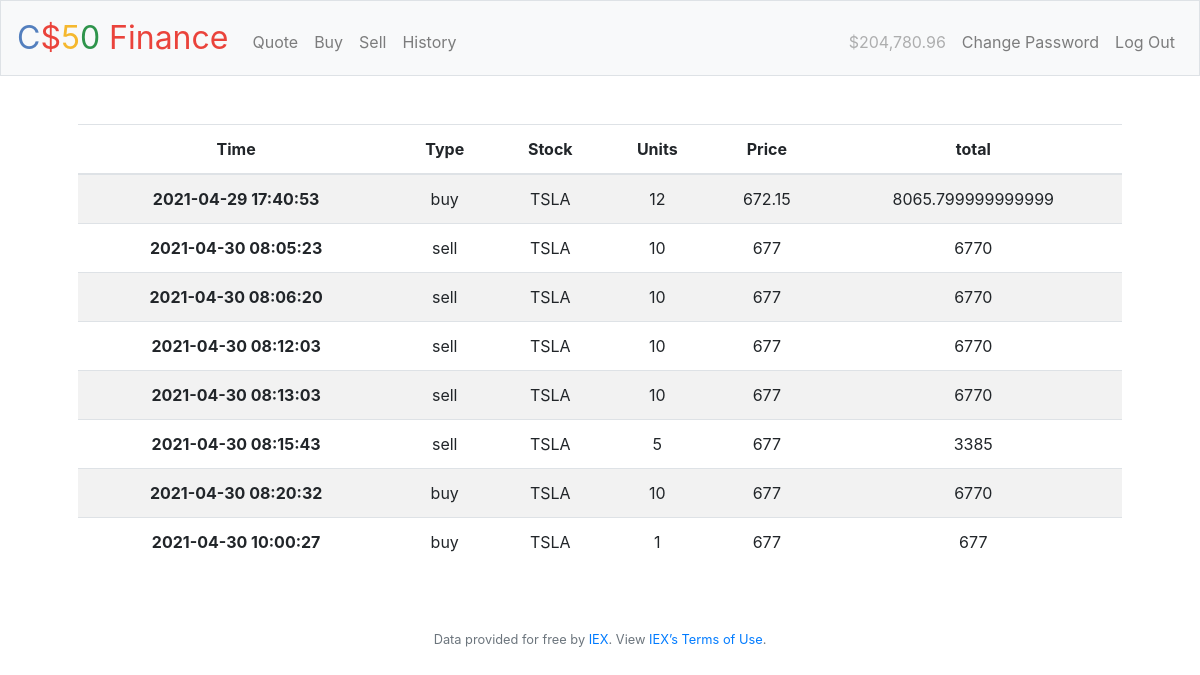
The page /history (signed in) on the database as committed earlier.
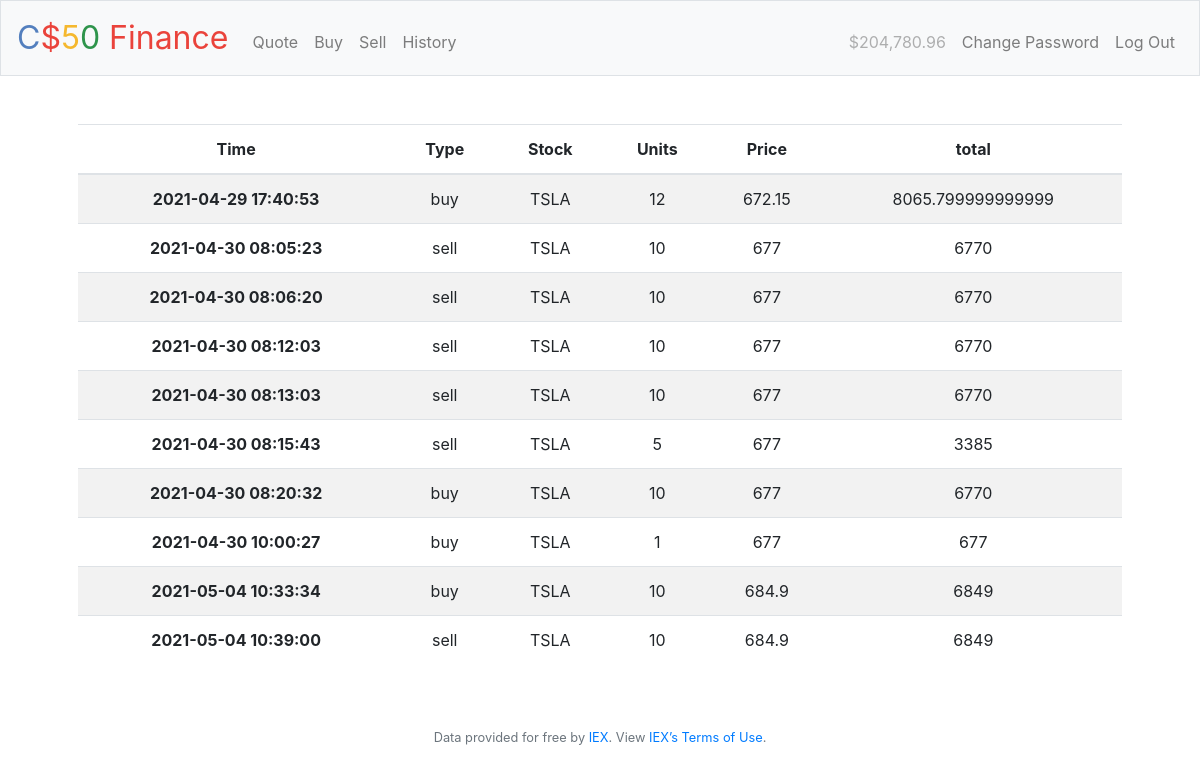
The same page on the database as committed later.
### tables this page shows
CREATE TABLE transactions (t_id INTEGER, userid INTEGER NOT NULL, type TEXT NOT NULL, stock TEXT DEFEAULT NULL, units INTEGER DEFAULT NULL, price NUMERIC DEFAULT NULL, total NUMERIC DEFAULT NULL, timestamp TEXT DEFAULT CURRENT_TIMESTAMP, PRIMARY KEY(t_id), FOREIGN KEY(userid) REFERENCES users(id));

### application.py (the view)
@app.route("/history")
@login_required
def history():
    user_tr_history = db.execute(
        "SELECT * FROM transactions WHERE userid = ?", session["user_id"])
    return render_template("history.html", history=user_tr_history)

### application.py (called while the page is built)
@app.after_request
def after_request(response):
    response.headers["Cache-Control"] = "no-cache, no-store, must-revalidate"
    response.headers["Expires"] = 0
    response.headers["Pragma"] = "no-cache"
    return response

### helpers.py (called while the page is built)
def login_required(f):
    @wraps(f)
    def decorated_function(*args, **kwargs):
        if session.get("user_id") is None:
            return redirect("/login")
        return f(*args, **kwargs)
    return decorated_function

def usd(value):
    return f"${value:,.2f}"

### templates/history.html (shortened to what this page needs)
{% extends "layout.html" %}
{% block main %}
    <table class="table table-striped">
        <thead>
            <th scope="col">Time</th>
            <th scope="col">Type</th>
            <th scope="col">Stock</th>
            <th scope="col">Units</th>
            <th scope="col">Price</th>
            <th scope="col">total</th>
        </thead>
        <tbody>
            {% for entry in history %}
                <tr>
                    <th>{{entry["timestamp"]}}</th>
                    <td>{{entry["type"]}}</td>
                    <td>{{entry["stock"]}}</td>
                    <td>{{entry["units"]}}</td>
                    <td>{{entry["price"]}}</td>
                    <td>{{entry["total"]}}</td>
                </tr>
            {% endfor %}
        </tbody>
    </table>
{% endblock main %}

### templates/layout.html (shortened to what this page needs)
<!DOCTYPE html>
<html lang="en">
    <head>
        <link rel="stylesheet" href="https://cdn.jsdelivr.net/npm/bootstrap@4.5.3/dist/css/bootstrap.min.css">
        <link href="/static/styles.css" rel="stylesheet">
    </head>
    <body>
        <nav class="navbar navbar-expand-md navbar-light bg-light border">
            <a class="navbar-brand" href="/"><span class="blue">C</span><span class="red">$</span><span class="yellow">5</span><span class="green">0</span> <span class="red">Finance</span></a>
            <div class="collapse navbar-collapse" id="navbar">
                {% if session.user_id %}
                    <ul class="navbar-nav mr-auto mt-2">
                        <li class="nav-item"><a class="nav-link" href="/quote">Quote</a></li>
                        <li class="nav-item"><a class="nav-link" href="/buy">Buy</a></li>
                        <li class="nav-item"><a class="nav-link" href="/sell">Sell</a></li>
                        <li class="nav-item"><a class="nav-link" href="/history">History</a></li>
                    </ul>
                    <ul class="navbar-nav ml-auto mt-2">
                        <li class="nav-item"> <span class="nav-link disabled">{{session.user_balance | usd}}</span></li>
                        <li class="nav-item"><a class="nav-link" href="/passchange">Change Password</a></li>
                        <li class="nav-item"><a class="nav-link" href="/logout">Log Out</a></li>
                    </ul>
                {% else %}
                    <ul class="navbar-nav ml-auto mt-2">
                        <li class="nav-item"><a class="nav-link" href="/register">Register</a></li>
                        <li class="nav-item"><a class="nav-link" href="/login">Log In</a></li>
                    </ul>
                {% endif %}
            </div>
        </nav>
        <main class="container p-5">
            {% block main %}{% endblock %}
        </main>
        <footer class="small text-center text-muted">
            Data provided for free by <a href="https://iextrading.com/developer">IEX</a>. View <a href="https://iextrading.com/api-exhibit-a/">IEX’s Terms of Use</a>.
        </footer>
    </body>
</html>

### static/styles.css (style rules this page uses)
nav .navbar-brand { font-size: xx-large; }
nav .navbar-brand .blue { color: #537fbe; }
nav .navbar-brand .red { color: #ea433b; }
nav .navbar-brand .yellow { color: #f5b82e; }
nav .navbar-brand .green { color: #2e944b; }
main { overflow-x: auto; text-align: center; }

Rows that differ between the two databases and show on the page:
added transactions: timestamp "2021-05-04 10:33:34", type "buy", stock "TSLA", units "10", price "684.9", total "6849"
added transactions: timestamp "2021-05-04 10:39:00", type "sell", stock "TSLA", units "10", price "684.9", total "6849"
